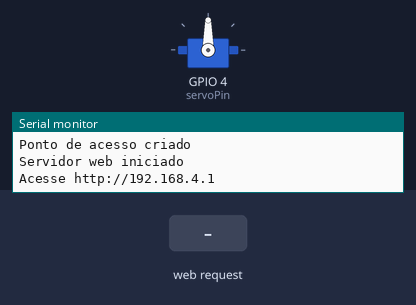
Recording of a sketch running on a simulated ESP32. On the bench: servo, the last lines printed to the serial monitor. The test bench sets the inputs (shaded band).

Above: at 1.2 s.
1.3 s: HTTP request GET /servo?pos= received
At 1.7 s:
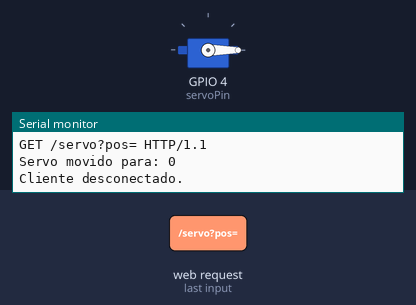
Timing chart, 0 to 4.3 s (numbered marks = the images above; inputs shaded):
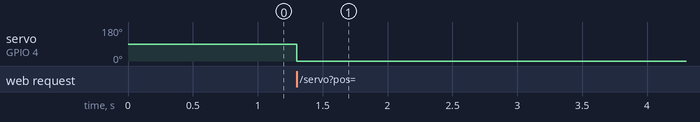

The sketch:

controlando-SERVO-MOTOR-esp32-web.ino
```cpp
#include <WiFi.h>
#include <ESP32Servo.h>

// Nome (SSID) e senha do ponto de acesso
const char* ssid = "MeuESP32";    // Nome do ponto de acesso
const char* password = "12345678"; // Senha do ponto de acesso

// Configuração do servo
const int servoPin = 4; // Pino do servo motor
Servo myServo; // Cria um objeto Servo

// Servidor web na porta 80
WiFiServer server(80);

void setup() {
  Serial.begin(9600);

  // Configura o pino do servo
  myServo.attach(servoPin);
  myServo.write(90); // Inicializa o servo na posição 0

  // Configura o ESP32 como ponto de acesso
  WiFi.softAP(ssid, password);
  Serial.println("Ponto de acesso criado");

  // Inicia o servidor web
  server.begin();
  Serial.println("Servidor web iniciado");
  Serial.print("Acesse http://192.168.4.1");
}

void loop() {
  // Verifica se há um cliente conectado
  WiFiClient client = server.available();
  if (client) {
    Serial.println("Novo cliente conectado.");
    String request = client.readStringUntil('\r');
    Serial.println(request);
    client.flush(); // Limpa o buffer do cliente

    // Verifica se a requisição contém a nova posição do servo
    if (request.indexOf("/servo?pos=") != -1) {
      int pos = request.substring(request.indexOf('=') + 1).toInt();
      myServo.write(pos); // Move o servo para a nova posição
      Serial.print("Servo movido para: ");
      Serial.println(pos);
    }

    // Responde ao cliente com a página HTML e JavaScript
    client.println("HTTP/1.1 200 OK");
    client.println("Content-Type: text/html; charset=utf-8");
    client.println("Connection: close");
    client.println();
    client.println("<!DOCTYPE HTML>");
    client.println("<html lang=\"pt-BR\">");
    client.println("<head>");
    client.println("<title>Controle do Servo Motor</title>");

    // Estilo e script para o controle circular
    client.println("<style>");
    client.println("body { font-family: Arial, sans-serif; text-align: center; background-color: #f0f0f0; margin: 0; margin-top: 300px; padding: 0; }");
    client.println("h1 { font-size: 40px; color: #333; }");
       client.println("p { font-size: 30px; color: #4CAF50; }");
    client.println(".knob { position: relative; width: 300px; height: 300px; border-radius: 50%; border: 10px solid #4CAF50; margin: 20px auto; overflow: hidden; }");
    client.println(".pointer { position: absolute; width: 6px; height: 150px; background-color: #4CAF50; bottom: 50%; left: 50%; transform-origin: bottom; transform: rotate(0deg); }");
    client.println(".mask { position: absolute; width: 150px; height: 300px; background-color: rgba(255, 0, 0, 0.5); top: 0; left: 0; border-top-left-radius: 150px; border-bottom-left-radius: 150px; }");
    client.println("</style>");

    client.println("<script>");
    client.println("let angle = 0;");
    client.println("function updateServo() {");
    client.println("  const pos = Math.round((angle / 180) * 180);"); // Converte o ângulo para a posição do servo
    client.println("  var xhttp = new XMLHttpRequest();");
    client.println("  xhttp.open('GET', '/servo?pos=' + pos, true);");
    client.println("  xhttp.send();");
    client.println("  document.getElementById('position').innerText = pos;");
    client.println("}");
    client.println("function rotateKnob(event) {");
    client.println("  const knob = document.querySelector('.knob');");
    client.println("  const rect = knob.getBoundingClientRect();");
    client.println("  const centerX = rect.left + rect.width / 2;");
    client.println("  const centerY = rect.top + rect.height / 2;");
    client.println("  const mouseX = event.clientX;");
    client.println("  const mouseY = event.clientY;");
    client.println("  angle = Math.atan2(mouseY - centerY, mouseX - centerX) * (180 / Math.PI) + 90;"); // Converte para graus
    client.println("  angle = Math.max(0, Math.min(180, angle)); // Limita entre 0 e 180");
    client.println("  document.querySelector('.pointer').style.transform = 'rotate(' + angle + 'deg)';");
    client.println("  updateServo();");
    client.println("}");
    client.println("</script>");
    client.println("</head>");
    client.println("<body>");
    client.println("<h1>Controle do Servo Motor</h1>");
    client.println("<div class='knob' onmousemove='rotateKnob(event)' onmouseleave='updateServo()'>");
    client.println("  <div class='pointer'></div>");
    client.println("  <div class='mask'></div>"); // Máscara adicionada para o lado esquerdo
    client.println("</div>");
    client.println("<p>Posição: <span id='position'>0</span></p>");
    client.println("</body>");
    client.println("</html>");

    // Fecha a conexão com o cliente
    client.stop();
    Serial.println("Cliente desconectado.");
  }
}
```

Measured:
- after the input at 1.3 s, servo on GPIO 4 (servoPin): 90° → 0° at once
